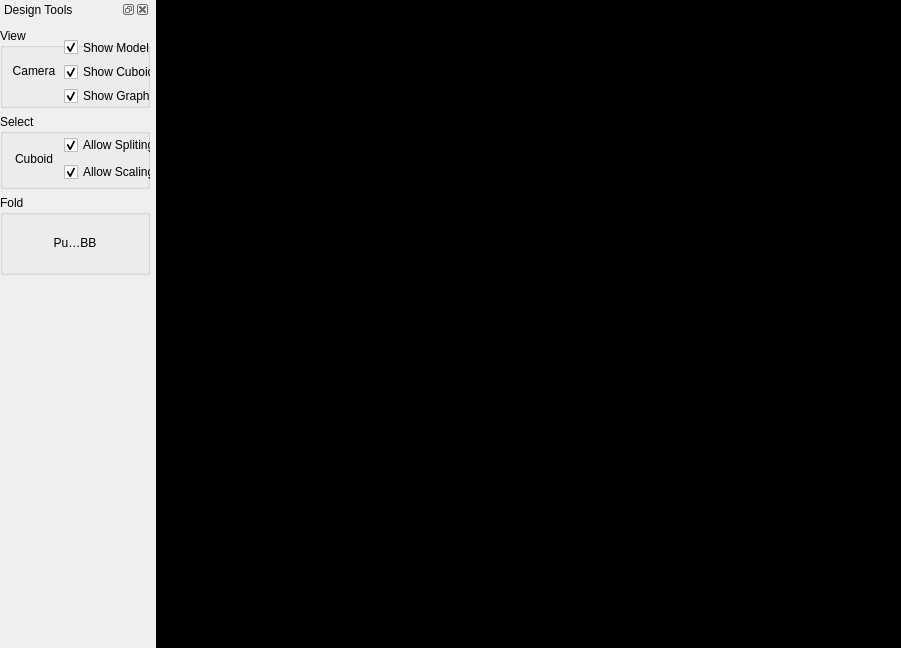
<?xml version="1.0" encoding="UTF-8"?>
<ui version="4.0">
 <class>DesignWidget</class>
 <widget class="QWidget" name="DesignWidget">
  <property name="geometry">
   <rect>
    <x>0</x>
    <y>0</y>
    <width>901</width>
    <height>648</height>
   </rect>
  </property>
  <property name="sizePolicy">
   <sizepolicy hsizetype="Preferred" vsizetype="Preferred">
    <horstretch>0</horstretch>
    <verstretch>0</verstretch>
   </sizepolicy>
  </property>
  <property name="windowTitle">
   <string>Form</string>
  </property>
  <property name="windowIcon">
   <iconset resource="../Resources/Resource.qrc">
    <normaloff>:/Resources/icon.png</normaloff>:/Resources/icon.png</iconset>
  </property>
  <layout class="QHBoxLayout" name="horizontalLayout">
   <property name="spacing">
    <number>6</number>
   </property>
   <property name="margin">
    <number>0</number>
   </property>
   <item>
    <widget class="QDockWidget" name="toolsWidget">
     <property name="sizePolicy">
      <sizepolicy hsizetype="Fixed" vsizetype="Expanding">
       <horstretch>0</horstretch>
       <verstretch>0</verstretch>
      </sizepolicy>
     </property>
     <property name="maximumSize">
      <size>
       <width>160</width>
       <height>524287</height>
      </size>
     </property>
     <property name="windowTitle">
      <string>Design Tools</string>
     </property>
     <widget class="QWidget" name="dockWidgetContents">
      <layout class="QGridLayout" name="gridLayout_3">
       <property name="leftMargin">
        <number>0</number>
       </property>
       <property name="rightMargin">
        <number>0</number>
       </property>
       <item row="2" column="0">
        <widget class="QGroupBox" name="Select">
         <property name="sizePolicy">
          <sizepolicy hsizetype="Fixed" vsizetype="Fixed">
           <horstretch>0</horstretch>
           <verstretch>0</verstretch>
          </sizepolicy>
         </property>
         <property name="minimumSize">
          <size>
           <width>150</width>
           <height>75</height>
          </size>
         </property>
         <property name="maximumSize">
          <size>
           <width>160</width>
           <height>75</height>
          </size>
         </property>
         <property name="title">
          <string>Select</string>
         </property>
         <property name="flat">
          <bool>false</bool>
         </property>
         <property name="checkable">
          <bool>false</bool>
         </property>
         <widget class="QWidget" name="layoutWidget">
          <property name="geometry">
           <rect>
            <x>10</x>
            <y>20</y>
            <width>143</width>
            <height>50</height>
           </rect>
          </property>
          <layout class="QHBoxLayout" name="horizontalLayout_3">
           <item>
            <widget class="QToolButton" name="selectCuboidButton">
             <property name="minimumSize">
              <size>
               <width>48</width>
               <height>48</height>
              </size>
             </property>
             <property name="maximumSize">
              <size>
               <width>48</width>
               <height>48</height>
              </size>
             </property>
             <property name="toolTip">
              <string>Select parts of the object to modify (press 'space')</string>
             </property>
             <property name="text">
              <string>Cuboid</string>
             </property>
             <property name="icon">
              <iconset resource="../Resources/Resource.qrc">
               <normaloff>:/Resources/toolIcons/selectPrimitive.png</normaloff>:/Resources/toolIcons/selectPrimitive.png</iconset>
             </property>
             <property name="iconSize">
              <size>
               <width>24</width>
               <height>24</height>
              </size>
             </property>
             <property name="checkable">
              <bool>true</bool>
             </property>
             <property name="popupMode">
              <enum>QToolButton::DelayedPopup</enum>
             </property>
             <property name="toolButtonStyle">
              <enum>Qt::ToolButtonTextUnderIcon</enum>
             </property>
             <property name="autoRaise">
              <bool>true</bool>
             </property>
            </widget>
           </item>
           <item>
            <layout class="QVBoxLayout" name="verticalLayout_4">
             <item>
              <widget class="QCheckBox" name="allowSplit">
               <property name="text">
                <string>Allow Spliting</string>
               </property>
               <property name="checked">
                <bool>true</bool>
               </property>
              </widget>
             </item>
             <item>
              <widget class="QCheckBox" name="allowScale">
               <property name="text">
                <string>Allow Scaling</string>
               </property>
               <property name="checked">
                <bool>true</bool>
               </property>
              </widget>
             </item>
            </layout>
           </item>
          </layout>
         </widget>
        </widget>
       </item>
       <item row="4" column="0">
        <spacer name="verticalSpacer">
         <property name="orientation">
          <enum>Qt::Vertical</enum>
         </property>
         <property name="sizeHint" stdset="0">
          <size>
           <width>20</width>
           <height>40</height>
          </size>
         </property>
        </spacer>
       </item>
       <item row="3" column="0">
        <widget class="QGroupBox" name="Fold">
         <property name="sizePolicy">
          <sizepolicy hsizetype="Fixed" vsizetype="Fixed">
           <horstretch>0</horstretch>
           <verstretch>0</verstretch>
          </sizepolicy>
         </property>
         <property name="minimumSize">
          <size>
           <width>150</width>
           <height>80</height>
          </size>
         </property>
         <property name="maximumSize">
          <size>
           <width>160</width>
           <height>16777215</height>
          </size>
         </property>
         <property name="title">
          <string>Fold</string>
         </property>
         <layout class="QGridLayout" name="gridLayout_5">
          <property name="margin">
           <number>0</number>
          </property>
          <property name="spacing">
           <number>0</number>
          </property>
          <item row="0" column="0">
           <widget class="QToolButton" name="pushButton">
            <property name="sizePolicy">
             <sizepolicy hsizetype="Fixed" vsizetype="Fixed">
              <horstretch>0</horstretch>
              <verstretch>0</verstretch>
             </sizepolicy>
            </property>
            <property name="minimumSize">
             <size>
              <width>58</width>
              <height>48</height>
             </size>
            </property>
            <property name="maximumSize">
             <size>
              <width>58</width>
              <height>48</height>
             </size>
            </property>
            <property name="text">
             <string>PushAABB</string>
            </property>
            <property name="icon">
             <iconset resource="../Resources/Resource.qrc">
              <normaloff>:/Resources/toolIcons/box.png</normaloff>:/Resources/toolIcons/box.png</iconset>
            </property>
            <property name="iconSize">
             <size>
              <width>24</width>
              <height>24</height>
             </size>
            </property>
            <property name="checkable">
             <bool>true</bool>
            </property>
            <property name="toolButtonStyle">
             <enum>Qt::ToolButtonTextUnderIcon</enum>
            </property>
            <property name="autoRaise">
             <bool>true</bool>
            </property>
           </widget>
          </item>
         </layout>
        </widget>
       </item>
       <item row="0" column="0">
        <widget class="QGroupBox" name="View">
         <property name="sizePolicy">
          <sizepolicy hsizetype="Fixed" vsizetype="Fixed">
           <horstretch>0</horstretch>
           <verstretch>0</verstretch>
          </sizepolicy>
         </property>
         <property name="minimumSize">
          <size>
           <width>150</width>
           <height>80</height>
          </size>
         </property>
         <property name="maximumSize">
          <size>
           <width>160</width>
           <height>80</height>
          </size>
         </property>
         <property name="title">
          <string>View</string>
         </property>
         <widget class="QWidget" name="layoutWidget">
          <property name="geometry">
           <rect>
            <x>10</x>
            <y>10</y>
            <width>143</width>
            <height>67</height>
           </rect>
          </property>
          <layout class="QHBoxLayout" name="horizontalLayout_2">
           <item>
            <widget class="QToolButton" name="selectCameraButton">
             <property name="sizePolicy">
              <sizepolicy hsizetype="Fixed" vsizetype="Fixed">
               <horstretch>48</horstretch>
               <verstretch>48</verstretch>
              </sizepolicy>
             </property>
             <property name="minimumSize">
              <size>
               <width>48</width>
               <height>48</height>
              </size>
             </property>
             <property name="toolTip">
              <string>Camera mode (press 'c')</string>
             </property>
             <property name="text">
              <string>Camera</string>
             </property>
             <property name="icon">
              <iconset resource="../Resources/Resource.qrc">
               <normaloff>:/Resources/toolIcons/camera.png</normaloff>:/Resources/toolIcons/camera.png</iconset>
             </property>
             <property name="iconSize">
              <size>
               <width>24</width>
               <height>24</height>
              </size>
             </property>
             <property name="checkable">
              <bool>true</bool>
             </property>
             <property name="toolButtonStyle">
              <enum>Qt::ToolButtonTextUnderIcon</enum>
             </property>
             <property name="autoRaise">
              <bool>true</bool>
             </property>
             <property name="arrowType">
              <enum>Qt::NoArrow</enum>
             </property>
            </widget>
           </item>
           <item>
            <layout class="QVBoxLayout" name="verticalLayout">
             <item>
              <widget class="QCheckBox" name="showModel">
               <property name="text">
                <string>Show Model</string>
               </property>
               <property name="checked">
                <bool>true</bool>
               </property>
              </widget>
             </item>
             <item>
              <widget class="QCheckBox" name="showCuboid">
               <property name="text">
                <string>Show Cuboid</string>
               </property>
               <property name="checked">
                <bool>true</bool>
               </property>
              </widget>
             </item>
             <item>
              <widget class="QCheckBox" name="showGraph">
               <property name="text">
                <string>Show Graph</string>
               </property>
               <property name="checked">
                <bool>true</bool>
               </property>
              </widget>
             </item>
            </layout>
           </item>
          </layout>
         </widget>
        </widget>
       </item>
      </layout>
     </widget>
    </widget>
   </item>
   <item>
    <layout class="QVBoxLayout" name="viewArea">
     <item>
      <widget class="QWidget" name="viewerArea" native="true">
       <property name="sizePolicy">
        <sizepolicy hsizetype="Expanding" vsizetype="Expanding">
         <horstretch>0</horstretch>
         <verstretch>0</verstretch>
        </sizepolicy>
       </property>
       <property name="minimumSize">
        <size>
         <width>715</width>
         <height>500</height>
        </size>
       </property>
       <property name="styleSheet">
        <string notr="true">background: black;</string>
       </property>
       <layout class="QVBoxLayout" name="verticalLayout_2">
        <property name="spacing">
         <number>0</number>
        </property>
        <property name="margin">
         <number>0</number>
        </property>
        <item>
         <layout class="QVBoxLayout" name="viewerAreaLayout"/>
        </item>
       </layout>
      </widget>
     </item>
    </layout>
   </item>
  </layout>
 </widget>
 <resources>
  <include location="../Resources/Resource.qrc"/>
 </resources>
 <connections/>
</ui>
